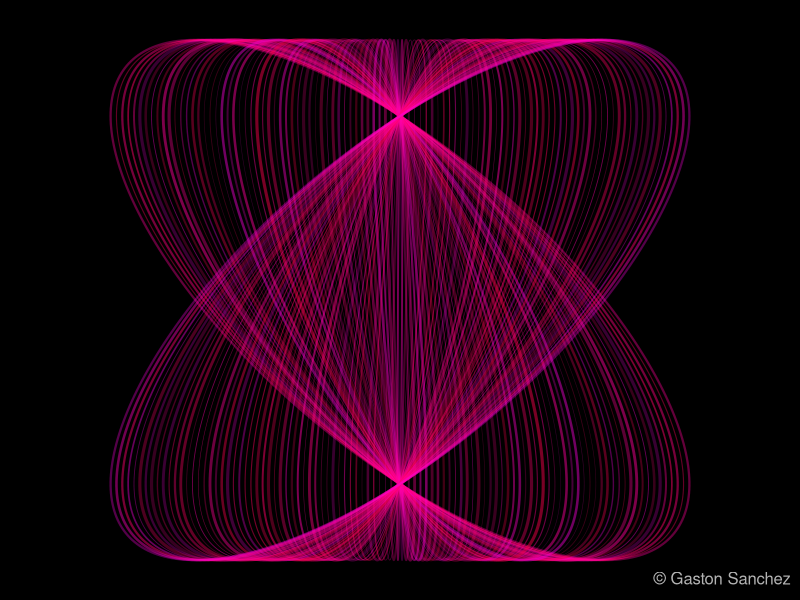

This chart was generated by the following R code:
##################################################################################
# Title:      Double Heart
# Copyright:  Copyright (c) 2012, under the Simplified BSD License
# Author:     Gaston Sanchez
# url:        www.gastonsanchez.com/projects/rtist
##################################################################################

# Don't use my working directory!
setwd("/Users/gaston/Documents/Rtist_Plots/Images")

# ========================================================================
# Double Heart
# ========================================================================
# generate pairs of x-y values
theta = seq(-2*pi, 2*pi, length=300)
x = cos(theta)
y = x + sin(theta) 

png("double_heart.png", width=700, height=400)
# set graphical parameters
op = par(bg="black", mar=rep(0.1, 4))
# plot
plot(x, y, type="n", xlim=c(-8,8), ylim=c(-1.5,1.5))
for (i in seq(-2*pi, 2*pi, length=100))
{
  lines(i*x, y, col=hsv(runif(1,.85,.95), 1, 1, runif(1, 0.2, 0.5)), 
        lwd = sample(seq(.5, 3, length=10), 1))  	
}
# signature
legend("bottomright", legend="© Gaston Sanchez", bty="n", text.col="gray70")
# reset par
par(op)
dev.off()